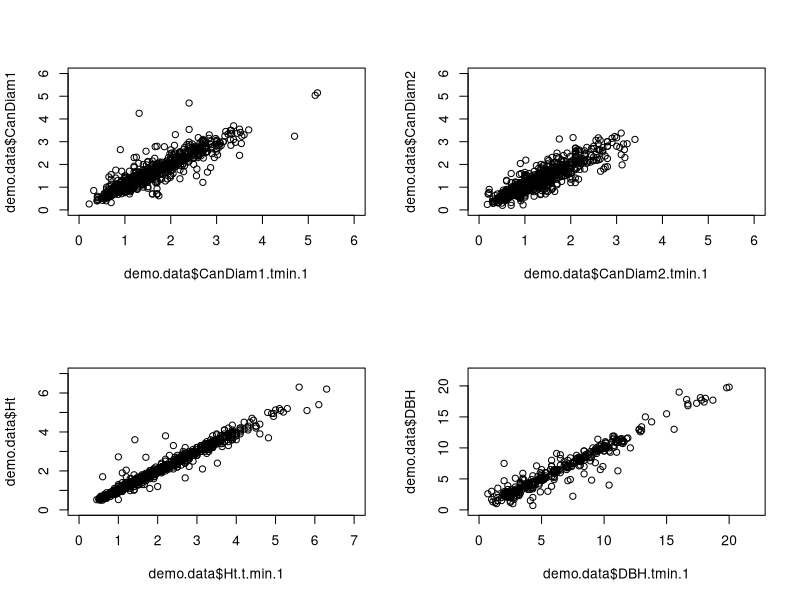

Recreate this plot in R.
#libraries
library(tidyverse)

raw.data<-read.csv('CirclePlots.csv',header=T)

# filter to pinon only
raw.data<-raw.data[which(raw.data$Species=='PIED'),]
# remove years w/ incomplete data
raw.data<-raw.data[-which(raw.data$Year==2009 | raw.data$Year==2008),]

# Create a unique ID column
raw.data$TreeID<-(paste(raw.data$Site,".",raw.data$Transect,".",raw.data$Tree_Tag_Number,".",raw.data$Plot_Distance))

# check for year-tree ID duplicates in the unique ID column
raw.data %>%
  dplyr::group_by(Year, TreeID) %>%
  dplyr::summarise(n = dplyr::n(), .groups = "drop") %>%
  dplyr::filter(n > 1L) 

# ** 3 duplicated entries found for tree ID in same year
# removing the three rows that are duplicated entries here
raw.data <- raw.data[-which(raw.data$TreeID=='PJControl . LAI_Right . 3355 . 50' & raw.data$Year==2017 & is.na(raw.data$RCD_2)),]
raw.data <- raw.data[-which(raw.data$TreeID=='PJControl . Main . 763 . 35' & raw.data$Year==2019 & is.na(raw.data$Height_to_Canopy)),]
raw.data <- raw.data[-which(raw.data$TreeID=='PJControl . Main . 754 . 35'  & raw.data$Year==2022 & is.na(raw.data$Status)),]

# Save tree IDs to vector
TreeIDs<-unique(paste(raw.data$Site,".",raw.data$Transect,".",raw.data$Tree_Tag_Number,".",raw.data$Plot_Distance))

ntrees<-length(TreeIDs) # number of individuals
years<-unique(raw.data$Year) # years 

# ------ Create new demo.data data frame ---------
demo.data<-as.data.frame(raw.data$TreeID)
demo.data$Year<-raw.data$Year
demo.data$Alive<-NA # empy column to fill survival data

## Add annual survival info 
for (i in 1:ntrees){
  
# subset to unique tree
s.data<-subset(raw.data,raw.data$TreeID==TreeIDs[i])

if(sum(which(is.na(s.data$Percent_Dead)))>0){s.data$Percent_Dead[which(is.na(s.data$Percent_Dead)==T)]=100} # In some cases NAs are used in place of 100s (reassign)

# create really dead var if a tree is dead more than once
reallydead<-diff(which(s.data$Percent_Dead==100)) # returns 1's if following yr was also dead
if(sum(reallydead>1)==0 ){ # for any years where a tree didn't 'come back alive'
  fdead<-min(which(s.data$Percent_Dead==100)) # first year dead
  
  s.data$Alive<-NA # add an Alive column to subset
  if(fdead>1 & fdead<100){
    s.data$Alive[1:(fdead-1)]<-1 # assign alive to all years prior to death
    s.data$Alive[fdead]<-0 # assign dead to first year dead
  }
  
  if(fdead>100){
    s.data$Alive<-1 # assign alive if it never died
  }
  # for each individual, each year assign survival as 1 or 0 (or NA)
  demo.data$Alive[demo.data[,1]==TreeIDs[i]]<-s.data$Alive
} 

#if(sum(reallydead>1)>0 ){ ##In these cases trees were said to be 100% dead but then not a following year. 
  #ldead<-max(which(s.data$Percent_Dead==100))
  
  #print (i)
  
  
#} 


}

## Add recruitment data
demo.data$newRecruits <- NA

for (i in 1:ntrees){
  
  ID <- TreeIDs[i] # set tree ID to first tree listed in TreeIDS
  
  # subset to unique tree id
  ind.data<-subset(demo.data, demo.data$`raw.data$TreeID`==ID)
  
# if the first year there is a record of the individual is greater than 2013
# Note: some plots seem to have maybe started in 2013, were there other plots that started later?
# Notes continued: need to check how confident we should be in assigning the status of new recruit to a tree when it first shows up in a census. Was it just missed in previous 
# years?
  if(min(ind.data$Year)>2013 & is.na(ind.data$Alive[which(ind.data$Year==min(ind.data$Year))])==F) { # if its not alive 1st year present its not a new recruit (some 'NA' individuals entered the census after 2013)
    
    rec.year <- min(ind.data$Year) # record the first the year the individual was present

    rID<-which(demo.data$`raw.data$TreeID`==ID & demo.data$Year==rec.year) # row id in demodata

    demo.data$newRecruits[rID] <- 1 # assign a 1 to newRecruits column
  }
}

# how many recruits?
length(which(demo.data$newRecruits==1))
# 3 trees are greater than 2 in height -- too tall for a new recruit?


## Add annual growth data 

demo.data$Ht<-NA
demo.data$CanDiam1<-NA
demo.data$CanDiam2<-NA
demo.data$DBH<-NA


for (i in 1:length(demo.data[,1])){
  
  ID<-demo.data$`raw.data$TreeID`[i]
  year<-demo.data$Year[i]
  rID<-which(raw.data$TreeID==ID & raw.data$Year==year) # row id
  
  # for all rows that are not dead or do not have NAs
  if(is.na(demo.data$Alive[i])==F & demo.data$Alive[i]!=0 ){
    # fill in size info 
    demo.data$Ht[i]<-raw.data$Height[rID[1]]
    demo.data$CanDiam1[i]<-raw.data$Greatest_Diameter[rID[1]]
    demo.data$CanDiam2[i]<-raw.data$Perpendicular_Diameter[rID[1]]
    demo.data$DBH[i]<-raw.data$DBH_1[rID[1]]
    
    
  }
  
}


## Add previous years' size information (for growth)

demo.data$Ht.t.min.1 <- NA
demo.data$CanDiam1.tmin.1 <- NA
demo.data$CanDiam2.tmin.1 <- NA
demo.data$DBH.tmin.1 <- NA

for (i in 1:ntrees){
  
  ID <- TreeIDs[i] # set tree ID to first tree listed in TreeIDS
  
  #ID <- "PJControl . LAI_Left . 3519 . 50" # test on tree with several years of data
  # i =70 tree with 2017 duplicated
  
  # subset to unique tree id
  ind.data<-subset(demo.data, demo.data$`raw.data$TreeID`==ID)
  
  # list years of data present for individual, first to last
  years <- sort(unique(ind.data$Year))
  
  for(j in 1:length(years)) {
    
    year = years[j]
    prev.year = year-1
    
    rID<-which(demo.data$`raw.data$TreeID`==ID & demo.data$Year==year) # print row id equal to tree and current year
    
    if((prev.year) %in% years) { # if data from the previous calendar year exists for an individual, 
      
      # then assign the previous size info for the current year for all t minus 1 columns
      demo.data$Ht.t.min.1[rID] <- ind.data$Ht[which(ind.data$Year==prev.year)]
      demo.data$CanDiam1.tmin.1[rID]<-ind.data$CanDiam1[which(ind.data$Year==prev.year)]
      demo.data$CanDiam2.tmin.1[rID]<-ind.data$CanDiam2[which(ind.data$Year==prev.year)]
      demo.data$DBH.tmin.1[rID]<-ind.data$DBH[which(ind.data$Year==prev.year)]
      
    }
    
  }
}

# ** error is duplicate year for treeID==PJControl . LAI_Right . 3355 . 50 (2017 is duplicated), but all NAs so ignoring
subset(demo.data, demo.data$`raw.data$TreeID`=='PJControl . LAI_Right . 3355 . 50')

## save demo data to file
write.csv(demo.data, "cleaned_demo_data.csv", row.names = FALSE)


# ----- Exploratory plotting ---------

# plot size t and size t-1
par(mfrow=c(2,2))
plot(demo.data$CanDiam1.tmin.1, demo.data$CanDiam1, ylim = c(0,6), xlim = c(0,6))
plot(demo.data$CanDiam2.tmin.1, demo.data$CanDiam2, ylim = c(0,6), xlim = c(0,6))
plot(demo.data$Ht.t.min.1, demo.data$Ht, ylim = c(0,7), xlim = c(0,7))
plot(demo.data$DBH.tmin.1, demo.data$DBH, ylim = c(0,22), xlim = c(0,22))

